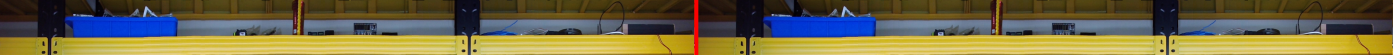
#> input picture artifacts/S013_M5_1/validation/high_risk_horizontal_crops/horizontal_band_00_old_vs_new.png, 4178 x 163 px (shown at 1/3 size)
$ python -i video_s1_experiment.py   (imports and definitions only)   (older library calls are emulated)
#> lines starting #> are read from the running program, lines starting #| are printed output that depends on the picture
#> further down, picture is the input picture: shape (163, 4178, 3); mean B, G, R 69.9, 104.1, 111.9
"""CLI for the isolated S01 output-first vertical-alignment experiment."""

from __future__ import annotations

import argparse
import hashlib
import json
import math
import os
import shutil
import time
import uuid
from dataclasses import asdict, is_dataclass, replace
from pathlib import Path
from typing import Iterable

import cv2
import numpy as np

from .video_s1_config import (
    S1_ALGORITHM_ID,
    S11_ALGORITHM_ID,
    S11_REPORT_SCHEMA,
    VideoS11ExperimentConfig,
    load_s1_config,
)
from .video_s1_diagnostics import (
    curve_plot,
    owner_boundary_overlay,
    owner_map_preview,
    write_csv,
    write_image,
    write_json,
    write_yaml,
)
from .video_s1_layout import S1MotionEdge, build_monotonic_progress
from .video_s1_metrics import (
    StageVerticalMetrics,
    compare_stage_b_to_stage_c,
    compare_stage_b_to_stage_c_per_pair,
    summarize_vertical_residuals,
)
from .video_s1_renderer import (
    S11StageProvenance,
    VideoS1RenderResult,
    VideoS11RenderResult,
    render_video_s1,
    serialise_layout,
)
from .video_scan_segment import analyse_video_scan
from .video_session import load_video_session


REPORT_SCHEMA = "gemini305-video-s1-experiment-report/v1"
S11_MOTION_ROLE = "diagnostic_layout_evidence_only"


# [20 lines left out: function _parser, not called in this run]


def _default_config() -> Path:
    return Path(__file__).resolve().parents[2] / "configs" / "video_candidates" / f"{S1_ALGORITHM_ID}.yaml"


# [704 lines left out: functions _sha256_file, verify_s01_baseline, _finite, _percentiles, _boundary_step_samples, _quality_comparison and 11 more, not called in this run]


def _measure_box_main_edge_peaks(image: np.ndarray) -> dict[str, object]:
    """Count distinct copies of the fixed slow-box crop's long diagonal edge.

    The acceptance crop contains several real cardboard edges, so the generic
    seam-wide ``double_edge_count`` cannot say whether the particular long box
    edge was duplicated.  This target-specific audit projects the normal image
    gradient along the known *orientation range and region* of that edge, then
    counts separated peaks in line intercept.  It still measures the rendered
    pixels: no expected intercept or pass result is encoded.
    """

    value = np.asarray(image)
    if value.ndim == 3 and value.shape[2] == 3:
        gray = cv2.cvtColor(value.astype(np.uint8), cv2.COLOR_BGR2GRAY)
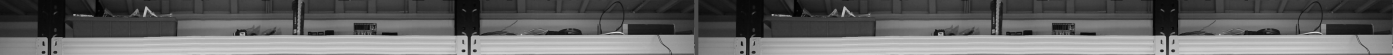
#> gray: shape (163, 4178) (shown at 1/3 size); min 0, max 233, mean 102.6
    elif value.ndim == 2:
        gray = value.astype(np.float64)
    else:
        raise ValueError("box main-edge image must be gray or BGR")
    if gray.shape[0] < 111 or gray.shape[1] < 42:
        raise ValueError("box main-edge image is smaller than the fixed audit region")

    gray64 = gray.astype(np.float64)
    gradient_x = cv2.Sobel(gray64, cv2.CV_64F, 1, 0, ksize=3)
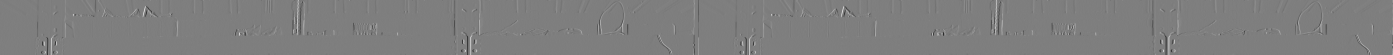
#> gradient_x: shape (163, 4178) float64 (shown at 1/3 size); min -607, max 613, mean 0; drawn with min black and max white
    gradient_y = cv2.Sobel(gray64, cv2.CV_64F, 0, 1, ksize=3)
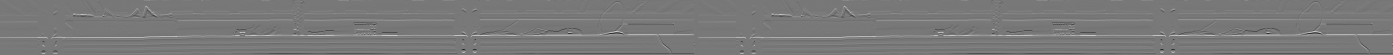
#> gradient_y: shape (163, 4178) float64 (shown at 1/3 size); min -649, max 720, mean 5.4; drawn with min black and max white
    x_values = np.arange(42, dtype=np.float64)
    intercepts = np.arange(52.0, 78.0 + 0.25, 0.5, dtype=np.float64)
    best_strength = 0.0
    best_slope = float("nan")
    best_scores = np.zeros(intercepts.shape, dtype=np.float64)
    for slope in np.arange(0.65, 1.35 + 0.025, 0.05, dtype=np.float64):
        normal_gradient = np.abs(-slope * gradient_x + gradient_y)
        normal_gradient /= math.sqrt(1.0 + slope * slope)
        scores = np.zeros(intercepts.shape, dtype=np.float64)
        for index, intercept in enumerate(intercepts):
            y_values = slope * x_values + intercept
            keep = (y_values >= 55.0) & (y_values <= 109.0)
            if np.count_nonzero(keep) < 32:
                continue
            sample_x = x_values[keep].astype(np.int64)
            sample_y = y_values[keep]
            lower = np.floor(sample_y).astype(np.int64)
            fraction = sample_y - lower
            response = normal_gradient[lower, sample_x] * (1.0 - fraction)
            response += normal_gradient[lower + 1, sample_x] * fraction
            scores[index] = float(np.mean(response))
        scores = np.convolve(scores, (0.25, 0.5, 0.25), mode="same")
        strength = float(np.max(scores))
        if strength > best_strength:
            best_strength = strength
            best_slope = float(slope)
            best_scores = scores
#> this loop made 15 passes
#> pass 1, in _measure_box_main_edge_peaks, `normal_gradient = np.abs(-slope * gradient_x + gradient_y)`:
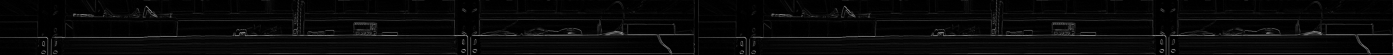
#> normal_gradient: shape (163, 4178) float64 (shown at 1/3 size); min 0, max 868.1, mean 31.2; drawn with min black and max white
#> after the loop, best_scores = 53 values, max 10.74 at index 14, min 3.74 at index 48, mean 7.38; best_slope = 0.7; best_strength = 10.74

    # The absolute floor rejects texture/noise in an 8-bit image.  The
    # relative floor admits a genuine second copy while ignoring weak texture
    # running roughly parallel to the cardboard edge.
    minimum_strength = max(24.0, 0.45 * best_strength)
#> minimum_strength = 24
    local_maxima = [
        index
        for index in range(1, len(best_scores) - 1)
        if best_scores[index] >= best_scores[index - 1]
        and best_scores[index] > best_scores[index + 1]
        and best_scores[index] >= minimum_strength
    ]
#> local_maxima = []
    selected: list[int] = []
    for index in sorted(local_maxima, key=lambda item: best_scores[item], reverse=True):
        if all(abs(intercepts[index] - intercepts[item]) >= 3.0 for item in selected):
            selected.append(index)
#> this loop made 0 passes
#> after the loop, selected = []
    selected.sort(key=lambda index: intercepts[index])
    return {
        "peak_count": len(selected),
        "peak_strength": best_strength,
        "slope": best_slope,
        "peak_intercepts": [float(intercepts[index]) for index in selected],
        "minimum_peak_strength": minimum_strength,
    }


# [381 lines left out: functions _write_box_regression, _run_s11, _publish_staged_bundle, _run_s11_atomically, run, main, not called in this run]


# [2 lines not run here, left out]

>>> import cv2
>>> picture = cv2.imread('../../artifacts/S013_M5_1/validation/high_risk_horizontal_crops/horizontal_band_00_old_vs_new.png')
>>> result = _measure_box_main_edge_peaks(picture)
#> result = {'peak_count': 0, 'peak_strength': 10.74, 'slope': 0.7, 'peak_intercepts': [], 'minimum_peak_strength': 24}

$ run again, on artifacts/S013_M6_1_acceptance/prepared_p2_v2/slow_direct/P2/geometry_and_seam_panorama_owner_only.png
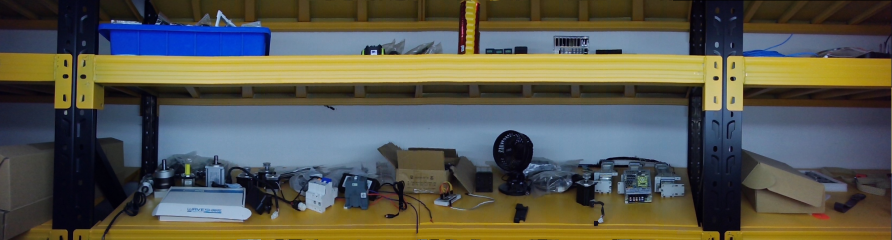
#> input picture artifacts/S013_M6_1_acceptance/prepared_p2_v2/slow_direct/P2/geometry_and_seam_panorama_owner_only.png, 1784 x 480 px (shown at 1/2 size)
#> picture is the input picture: shape (480, 1784, 3); mean B, G, R 77.7, 87.8, 87.4
#> in _measure_box_main_edge_peaks, `gradient_y = cv2.Sobel(gray64, cv2.CV_64F, 0, 1, ksize=3)`:
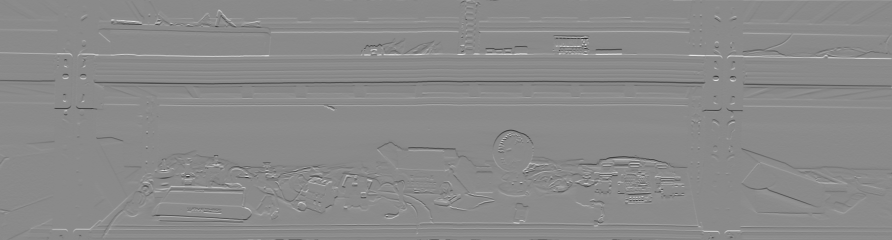
#> gradient_y: shape (480, 1784) float64 (shown at 1/2 size); min -843, max 712, mean 1; drawn with min black and max white
#> the loop in _measure_box_main_edge_peaks, `for slope in np.arange(0.65, 1.35 + 0.025, 0.05, dtype=np.float64):` made 15 passes
#> pass 1, in _measure_box_main_edge_peaks, `normal_gradient = np.abs(-slope * gradient_x + gradient_y)`:
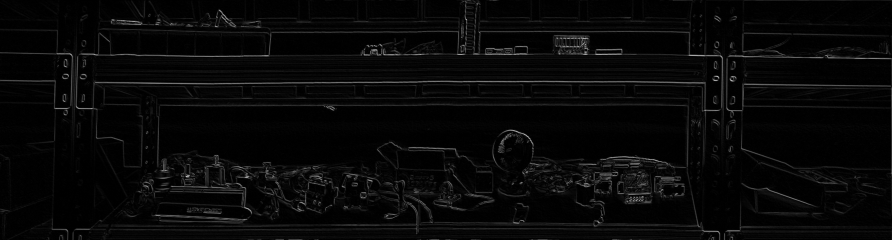
#> normal_gradient: shape (480, 1784) float64 (shown at 1/2 size); min 0, max 855, mean 28.1; drawn with min black and max white
#> after the loop in _measure_box_main_edge_peaks, `for slope in np.arange(0.65, 1.35 + 0.025, 0.05, dtype=np.float64):`: best_scores = 53 values, max 15.32 at index 50, min 2.88 at index 22, mean 6.44; best_slope = 0.75; best_strength = 15.32
#> minimum_strength = 24
#> local_maxima = []
#> result = {'peak_count': 0, 'peak_strength': 15.32, 'slope': 0.75, 'peak_intercepts': [], 'minimum_peak_strength': 24}
